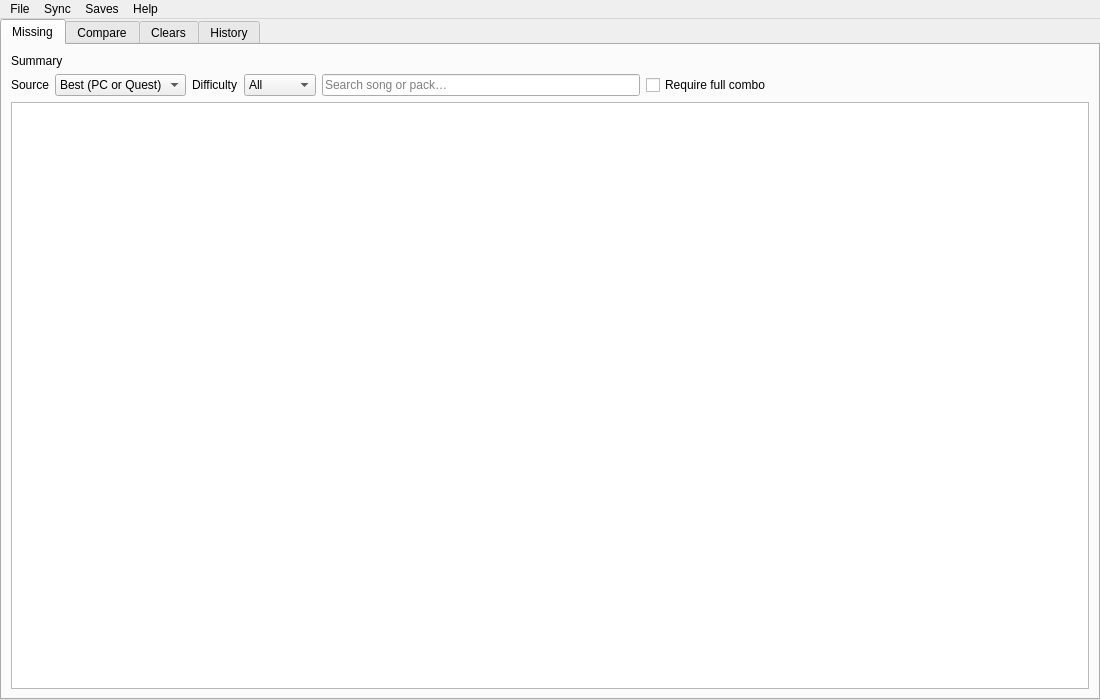
<?xml version="1.0" encoding="utf-8"?>
<ui version="4.0">
 <class>MainWindow</class>
 <widget class="QMainWindow" name="MainWindow">
  <property name="geometry">
   <rect>
    <x>0</x>
    <y>0</y>
    <width>1100</width>
    <height>700</height>
   </rect>
  </property>
  <property name="windowTitle">
   <string>Beat Saber tracker</string>
  </property>
  <widget class="QWidget" name="centralWidget">
   <layout class="QVBoxLayout" name="verticalLayout_root">
    <property name="leftMargin">
     <number>0</number>
    </property>
    <property name="topMargin">
     <number>0</number>
    </property>
    <property name="rightMargin">
     <number>0</number>
    </property>
    <property name="bottomMargin">
     <number>0</number>
    </property>
    <property name="spacing">
     <number>0</number>
    </property>
    <item>
     <widget class="QTabWidget" name="tabWidget">
      <property name="currentIndex">
       <number>0</number>
      </property>
      <widget class="QWidget" name="tab_missing">
       <attribute name="title">
        <string>Missing</string>
       </attribute>
       <layout class="QVBoxLayout" name="verticalLayout_missing">
        <property name="leftMargin">
         <number>9</number>
        </property>
        <property name="topMargin">
         <number>9</number>
        </property>
        <property name="rightMargin">
         <number>9</number>
        </property>
        <property name="bottomMargin">
         <number>9</number>
        </property>
        <item>
         <widget class="QFrame" name="frame_header">
          <property name="frameShape">
           <enum>QFrame::Shape::NoFrame</enum>
          </property>
          <layout class="QVBoxLayout" name="verticalLayout_header">
           <property name="leftMargin">
            <number>0</number>
           </property>
           <property name="topMargin">
            <number>0</number>
           </property>
           <property name="rightMargin">
            <number>0</number>
           </property>
           <property name="bottomMargin">
            <number>0</number>
           </property>
           <item>
            <widget class="QLabel" name="label_summary">
             <property name="text">
              <string>Summary</string>
             </property>
             <property name="wordWrap">
              <bool>true</bool>
             </property>
            </widget>
           </item>
           <item>
            <layout class="QHBoxLayout" name="horizontalLayout_filters">
             <item>
              <widget class="QLabel" name="label_source">
               <property name="text">
                <string>Source</string>
               </property>
              </widget>
             </item>
             <item>
              <widget class="QComboBox" name="combo_source">
               <item>
                <property name="text">
                 <string>Best (PC or Quest)</string>
                </property>
               </item>
               <item>
                <property name="text">
                 <string>PC</string>
                </property>
               </item>
               <item>
                <property name="text">
                 <string>Quest</string>
                </property>
               </item>
              </widget>
             </item>
             <item>
              <widget class="QLabel" name="label_difficulty">
               <property name="text">
                <string>Difficulty</string>
               </property>
              </widget>
             </item>
             <item>
              <widget class="QComboBox" name="combo_difficulty">
               <item>
                <property name="text">
                 <string>All</string>
                </property>
               </item>
               <item>
                <property name="text">
                 <string>Easy</string>
                </property>
               </item>
               <item>
                <property name="text">
                 <string>Normal</string>
                </property>
               </item>
               <item>
                <property name="text">
                 <string>Hard</string>
                </property>
               </item>
               <item>
                <property name="text">
                 <string>Expert</string>
                </property>
               </item>
               <item>
                <property name="text">
                 <string>Expert+</string>
                </property>
               </item>
              </widget>
             </item>
             <item>
              <widget class="QLineEdit" name="line_search">
               <property name="placeholderText">
                <string>Search song or pack…</string>
               </property>
              </widget>
             </item>
             <item>
              <widget class="QCheckBox" name="check_require_fc">
               <property name="text">
                <string>Require full combo</string>
               </property>
              </widget>
             </item>
             <item>
              <spacer name="horizontalSpacer_filters">
               <property name="orientation">
                <enum>Qt::Orientation::Horizontal</enum>
               </property>
               <property name="sizeHint" stdset="0">
                <size>
                 <width>40</width>
                 <height>20</height>
                </size>
               </property>
               <property name="sizeType">
                <enum>QSizePolicy::Policy::Expanding</enum>
               </property>
              </spacer>
             </item>
            </layout>
           </item>
          </layout>
         </widget>
        </item>
        <item>
         <widget class="QTableWidget" name="table_missing"/>
        </item>
       </layout>
      </widget>
      <widget class="QWidget" name="tab_compare">
       <attribute name="title">
        <string>Compare</string>
       </attribute>
       <layout class="QVBoxLayout" name="verticalLayout_compare">
        <property name="leftMargin">
         <number>9</number>
        </property>
        <property name="topMargin">
         <number>9</number>
        </property>
        <property name="rightMargin">
         <number>9</number>
        </property>
        <property name="bottomMargin">
         <number>9</number>
        </property>
        <item>
         <widget class="QTableWidget" name="table_compare"/>
        </item>
       </layout>
      </widget>
      <widget class="QWidget" name="tab_clears">
       <attribute name="title">
        <string>Clears</string>
       </attribute>
       <layout class="QVBoxLayout" name="verticalLayout_clears">
        <property name="leftMargin">
         <number>9</number>
        </property>
        <property name="topMargin">
         <number>9</number>
        </property>
        <property name="rightMargin">
         <number>9</number>
        </property>
        <property name="bottomMargin">
         <number>9</number>
        </property>
        <item>
         <widget class="QTableWidget" name="table_clears"/>
        </item>
       </layout>
      </widget>
      <widget class="QWidget" name="tab_history">
       <attribute name="title">
        <string>History</string>
       </attribute>
       <layout class="QVBoxLayout" name="verticalLayout_history">
        <property name="leftMargin">
         <number>9</number>
        </property>
        <property name="topMargin">
         <number>9</number>
        </property>
        <property name="rightMargin">
         <number>9</number>
        </property>
        <property name="bottomMargin">
         <number>9</number>
        </property>
        <item>
         <widget class="QTableWidget" name="table_history"/>
        </item>
       </layout>
      </widget>
     </widget>
    </item>
   </layout>
  </widget>
  <widget class="QMenuBar" name="menuBar">
   <property name="geometry">
    <rect>
     <x>0</x>
     <y>0</y>
     <width>1100</width>
     <height>22</height>
    </rect>
   </property>
   <widget class="QMenu" name="menuFile">
    <property name="title">
     <string>File</string>
    </property>
    <addaction name="actionExit"/>
   </widget>
   <widget class="QMenu" name="menuSync">
    <property name="title">
     <string>Sync</string>
    </property>
    <addaction name="action_sync_pc"/>
    <addaction name="action_sync_quest"/>
    <addaction name="action_import_backups"/>
    <addaction name="action_refresh_catalog"/>
    <addaction name="action_refresh_views"/>
   </widget>
   <widget class="QMenu" name="menuSaves">
    <property name="title">
     <string>Saves</string>
    </property>
    <addaction name="action_export_pc"/>
    <addaction name="action_export_quest"/>
    <addaction name="action_import_pc"/>
    <addaction name="action_import_quest"/>
    <addaction name="action_backup_db"/>
   </widget>
   <widget class="QMenu" name="menuHelp">
    <property name="title">
     <string>Help</string>
    </property>
    <addaction name="actionAbout"/>
   </widget>
   <addaction name="menuFile"/>
   <addaction name="menuSync"/>
   <addaction name="menuSaves"/>
   <addaction name="menuHelp"/>
  </widget>
  <action name="action_sync_pc">
   <property name="text">
    <string>Sync from PC</string>
   </property>
  </action>
  <action name="action_sync_quest">
   <property name="text">
    <string>Sync from Quest</string>
   </property>
  </action>
  <action name="action_import_backups">
   <property name="text">
    <string>Import backups…</string>
   </property>
  </action>
  <action name="action_refresh_catalog">
   <property name="text">
    <string>Refresh catalog</string>
   </property>
  </action>
  <action name="action_refresh_views">
   <property name="text">
    <string>Refresh views</string>
   </property>
  </action>
  <action name="action_export_pc">
   <property name="text">
    <string>Export PC</string>
   </property>
  </action>
  <action name="action_export_quest">
   <property name="text">
    <string>Export Quest</string>
   </property>
  </action>
  <action name="action_import_pc">
   <property name="text">
    <string>Import PC</string>
   </property>
  </action>
  <action name="action_import_quest">
   <property name="text">
    <string>Import Quest</string>
   </property>
  </action>
  <action name="action_backup_db">
   <property name="text">
    <string>Backup DB</string>
   </property>
  </action>
  <action name="actionExit">
   <property name="text">
    <string>Exit</string>
   </property>
  </action>
  <action name="actionAbout">
   <property name="text">
    <string>About</string>
   </property>
  </action>
 </widget>
 <resources/>
 <connections/>
</ui>
